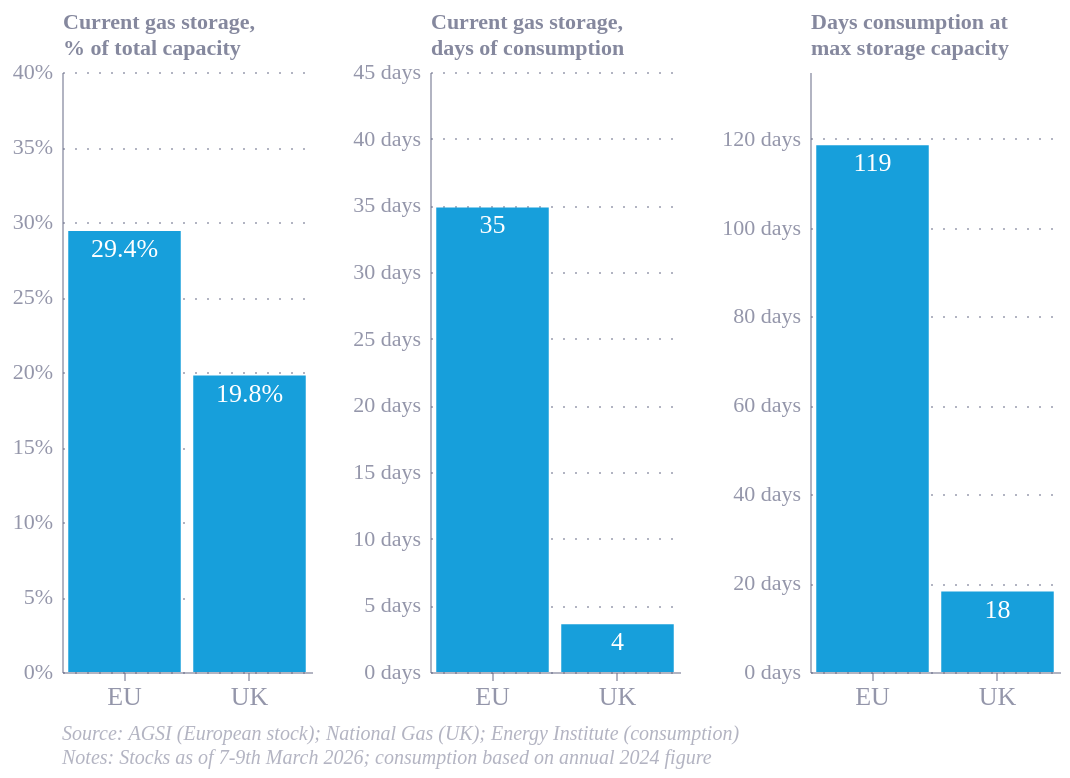

Source (Vega-Lite JSON):
### Vega-Lite specification from a JSON file in a GitHub repository (floating-point values rounded to 4 significant figures)
{"config": {"font": "Circular Std", "text": {"color": "#676A86", "align": "left", "baseline": "middle", "dx": 7, "dy": 0, "fontSize": 11}, "view": {"stroke": null, "continuousWidth": 400, "continuousHeight": 300, "discreteWidth": 400, "discreteHeight": 300}, "range": {"category": ["#36B7B4", "#E6224B", "#F4C245", "#0063AF", "#00A767", "#179FDB", "#EB5C2E"], "diverging": ["#E6224B", "#E54753", "#C9C9C9", "#179FDB", "#122B39"], "heatmap": ["#C9C9C9", "#179FDB", "#0063AF", "#122B39"], "ordinal": ["#00A767", "#36B7B4", "#179FDB", "#0063AF", "#243B5A"]}, "bar": {"color": "#179fdb"}, "line": {"color": "#e6224b"}, "rule": {"color": "#676A86"}, "area": {"opacity": 0.3}, "point": {"filled": true, "size": 80, "color": "#e6224b", "opacity": 0.95}, "geoshape": {"stroke": "white", "strokeWidth": 0.3}, "rect": {"fill": "#d6d4d4", "opacity": 0.3}, "axis": {"labelColor": "#676A86", "labelFontSize": 11, "labelFont": "Circular Std", "labelOpacity": 0.7, "tickColor": "#676A86", "tickOpacity": 0.5, "domainColor": "#676A86", "domainOpacity": 0.5, "gridColor": "#676A86", "gridDash": [2, 2], "gridOpacity": 0.5, "title": null, "titleColor": "#676A86", "titleOpacity": 0.8, "tickSize": 4}, "axisXDiscrete": {"grid": false, "labelAngle": 0, "tickCount": 10, "tickOpacity": 0.5, "title": null}, "axisYDiscrete": {"ticks": false, "labelPadding": 5}, "axisXTemporal": {"grid": false, "ticks": true}, "axisXQuantitative": {"grid": true}, "axisYQuantitative": {"gridColor": "#676A86", "gridDash": [1, 5], "gridOpacity": 0.5, "ticks": false, "labelPadding": 5, "tickCount": 8, "titleAngle": 0, "titleAlign": "left", "titleBaseline": "bottom", "titleX": 0, "titleY": -5}, "title": {"color": "#676A86E6", "subtitleColor": "#676A86", "font": "Circular Std", "subtitleFont": "Circular Std", "anchor": "start", "fontSize": 14, "subtitleFontSize": 12, "subtitlePadding": 4, "offset": 0, "frame": "group"}, "legend": {"titleColor": "#122b39", "title": null, "labelColor": "#122b39", "labelFontSize": 11}, "axisX": {"labelFontSize": 13}}, "hconcat": [{"layer": [{"mark": {"type": "bar"}, "encoding": {"x": {"field": "country", "type": "nominal"}, "y": {"axis": {"titleY": -20, "labelExpr": "datum.value + \"%\""}, "field": "value", "scale": {"domain": [0, 40]}, "title": ["Current gas storage,", "% of total capacity"], "type": "quantitative"}}, "transform": [{"filter": "(datum.metric === 'full_percent')"}]}, {"mark": {"type": "text", "align": "center", "color": "white", "dx": 0, "dy": 9, "fontSize": 13, "text": {"expr": "format(datum.value, '.1f') + '%'"}}, "encoding": {"x": {"field": "country", "type": "nominal"}, "y": {"axis": {"titleY": -20, "labelExpr": "datum.value + \"%\""}, "field": "value", "scale": {"domain": [0, 40]}, "title": ["Current gas storage,", "% of total capacity"], "type": "quantitative"}}, "transform": [{"filter": "(datum.metric === 'full_percent')"}]}], "width": 125}, {"layer": [{"mark": {"type": "bar"}, "encoding": {"x": {"field": "country", "type": "nominal"}, "y": {"axis": {"titleY": -20, "labelExpr": "datum.value + \" days\""}, "field": "value", "scale": {"domain": [0, 45]}, "title": ["Current gas storage,", "days of consumption"], "type": "quantitative"}}, "transform": [{"filter": "(datum.metric === 'storage_days')"}]}, {"mark": {"type": "text", "align": "center", "color": "white", "dx": 0, "dy": 9, "fontSize": 13, "text": {"expr": "format(datum.value, 'd')"}}, "encoding": {"x": {"field": "country", "type": "nominal"}, "y": {"axis": {"titleY": -20, "labelExpr": "datum.value + \" days\""}, "field": "value", "scale": {"domain": [0, 45]}, "title": ["Current gas storage,", "days of consumption"], "type": "quantitative"}}, "transform": [{"filter": "(datum.metric === 'storage_days')"}]}], "width": 125}, {"layer": [{"mark": {"type": "bar"}, "encoding": {"x": {"field": "country", "type": "nominal"}, "y": {"axis": {"titleY": -20, "labelExpr": "datum.value + \" days\""}, "field": "value", "scale": {"domain": [0, 135]}, "title": ["Days consumption at", "max storage capacity"], "type": "quantitative"}}, "transform": [{"filter": "(datum.metric === 'capacity_proficiency')"}]}, {"mark": {"type": "text", "align": "center", "color": "white", "dx": 0, "dy": 9, "fontSize": 13, "text": {"expr": "format(datum.value, 'd')"}}, "encoding": {"x": {"field": "country", "type": "nominal"}, "y": {"axis": {"titleY": -20, "labelExpr": "datum.value + \" days\""}, "field": "value", "scale": {"domain": [0, 135]}, "title": ["Days consumption at", "max storage capacity"], "type": "quantitative"}}, "transform": [{"filter": "(datum.metric === 'capacity_proficiency')"}]}], "width": 125}], "data": {"name": "data-235505f36c129efa7fa031ff6a5fff3f"}, "title": {"text": ["Source: AGSI (European stock); National Gas (UK); Energy Institute (consumption)", "Notes: Stocks as of 7-9th March 2026; consumption based on annual 2024 figure"], "color": "#676A8680", "dx": 0, "fontSize": 10, "fontStyle": "italic", "fontWeight": "normal", "frame": "group", "offset": 7, "orient": "bottom"}, "$schema": "https://vega.github.io/schema/vega-lite/v6.1.0.json", "datasets": {"data-235505f36c129efa7fa031ff6a5fff3f": [{"country": "EU", "metric": "storage_stock", "value": 335.9}, {"country": "UK", "metric": "storage_stock", "value": 7.0}, {"country": "EU", "metric": "full_percent", "value": 29.4}, {"country": "UK", "metric": "full_percent", "value": 19.77}, {"country": "EU", "metric": "consumption", "value": 3519.0}, {"country": "UK", "metric": "consumption", "value": 714.1}, {"country": "EU", "metric": "storage_days", "value": 34.84}, {"country": "UK", "metric": "storage_days", "value": 3.578}, {"country": "EU", "metric": "storage_maximum", "value": 1143.0}, {"country": "UK", "metric": "storage_maximum", "value": 35.41}, {"country": "EU", "metric": "capacity_proficiency", "value": 118.5}, {"country": "UK", "metric": "capacity_proficiency", "value": 18.1}]}}
